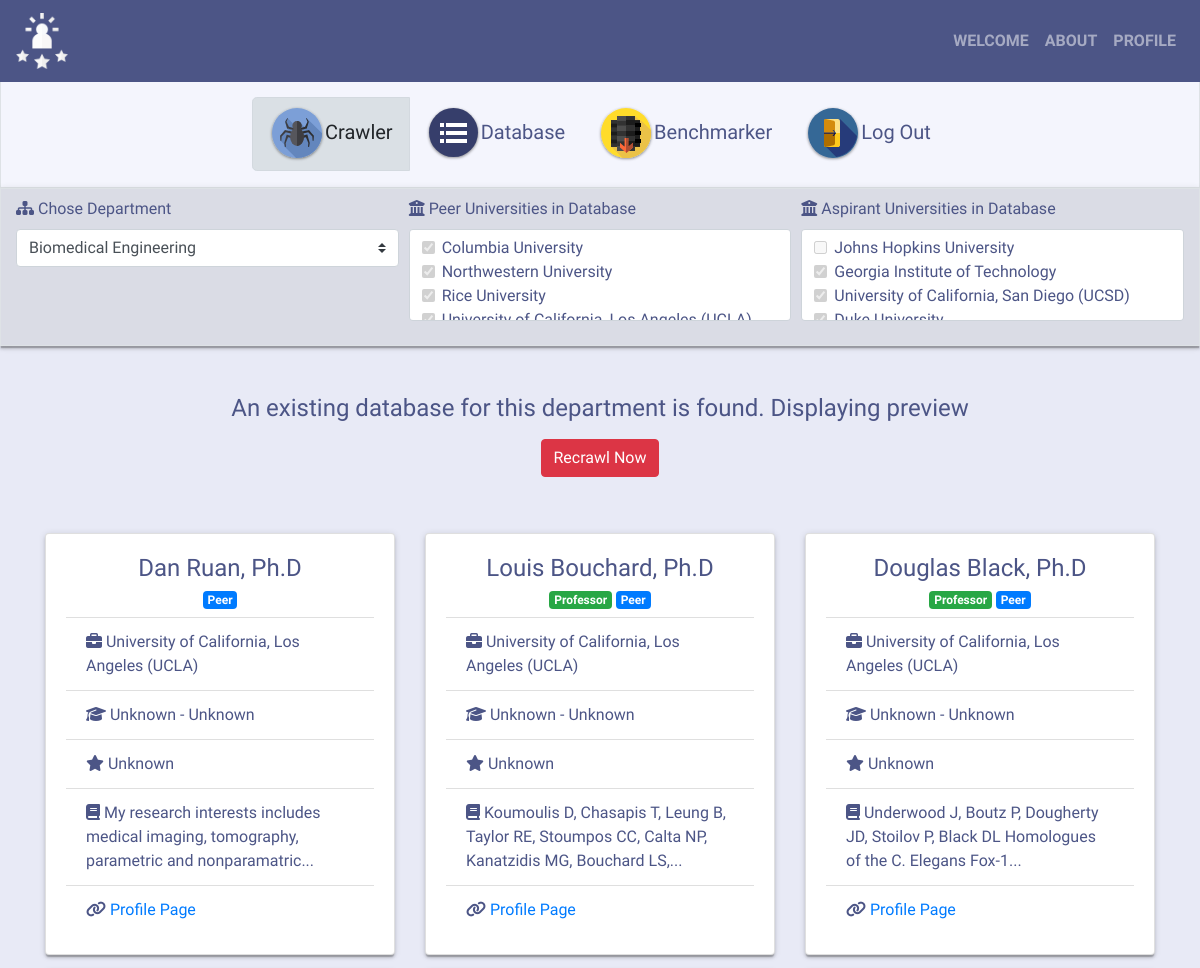
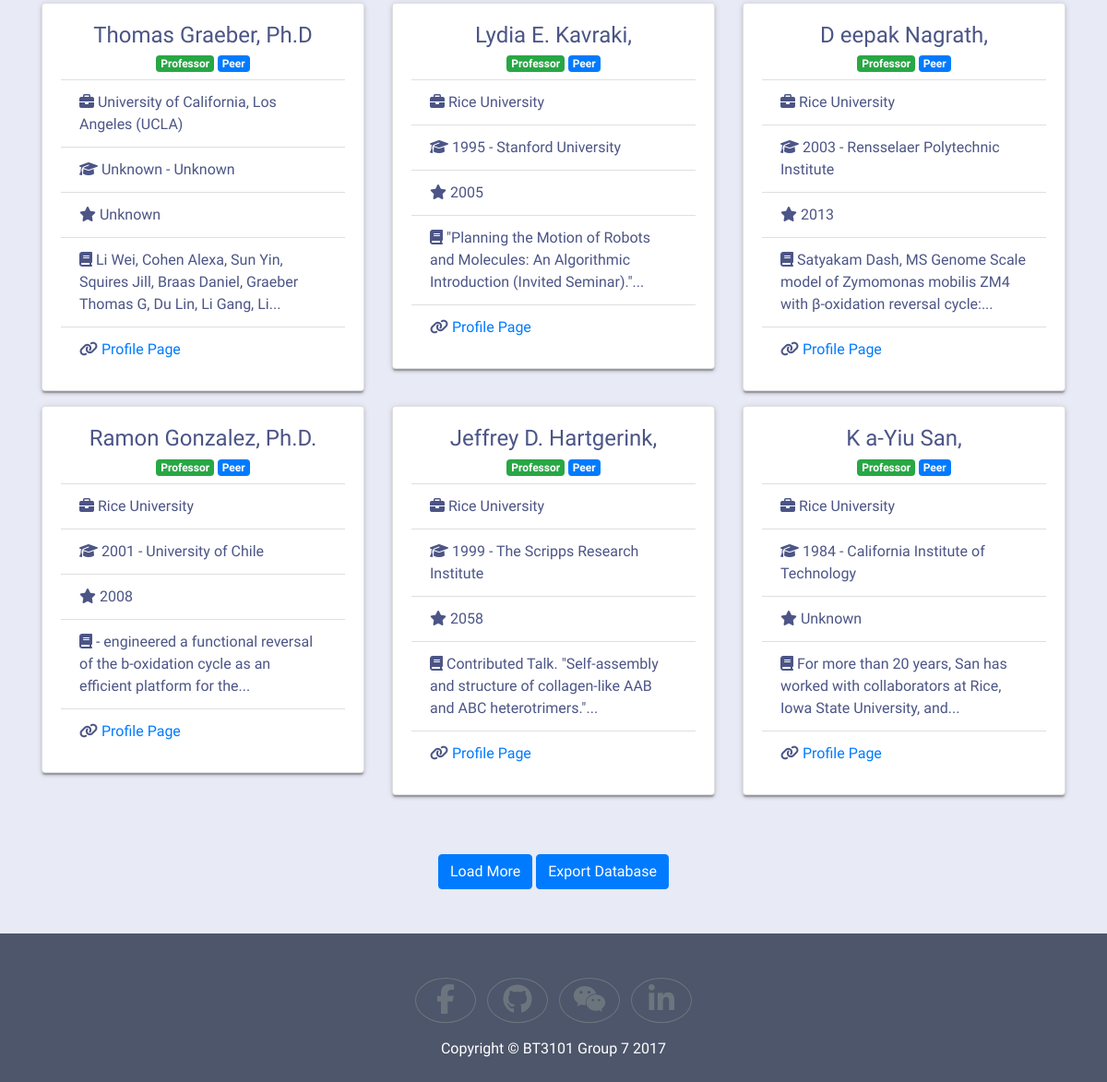
The app's page /crawler/ (signed in), older data (2 pictures, top to bottom).
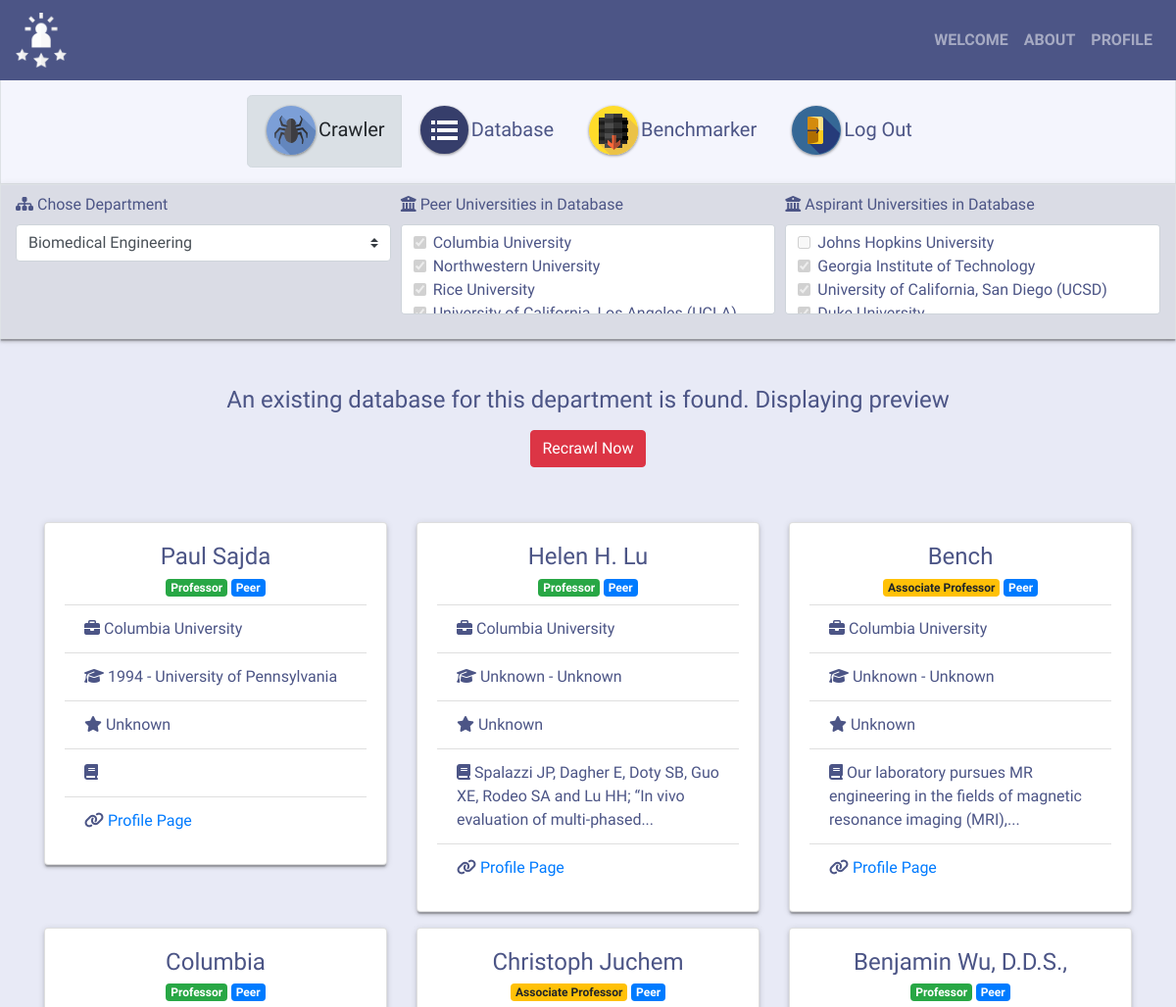
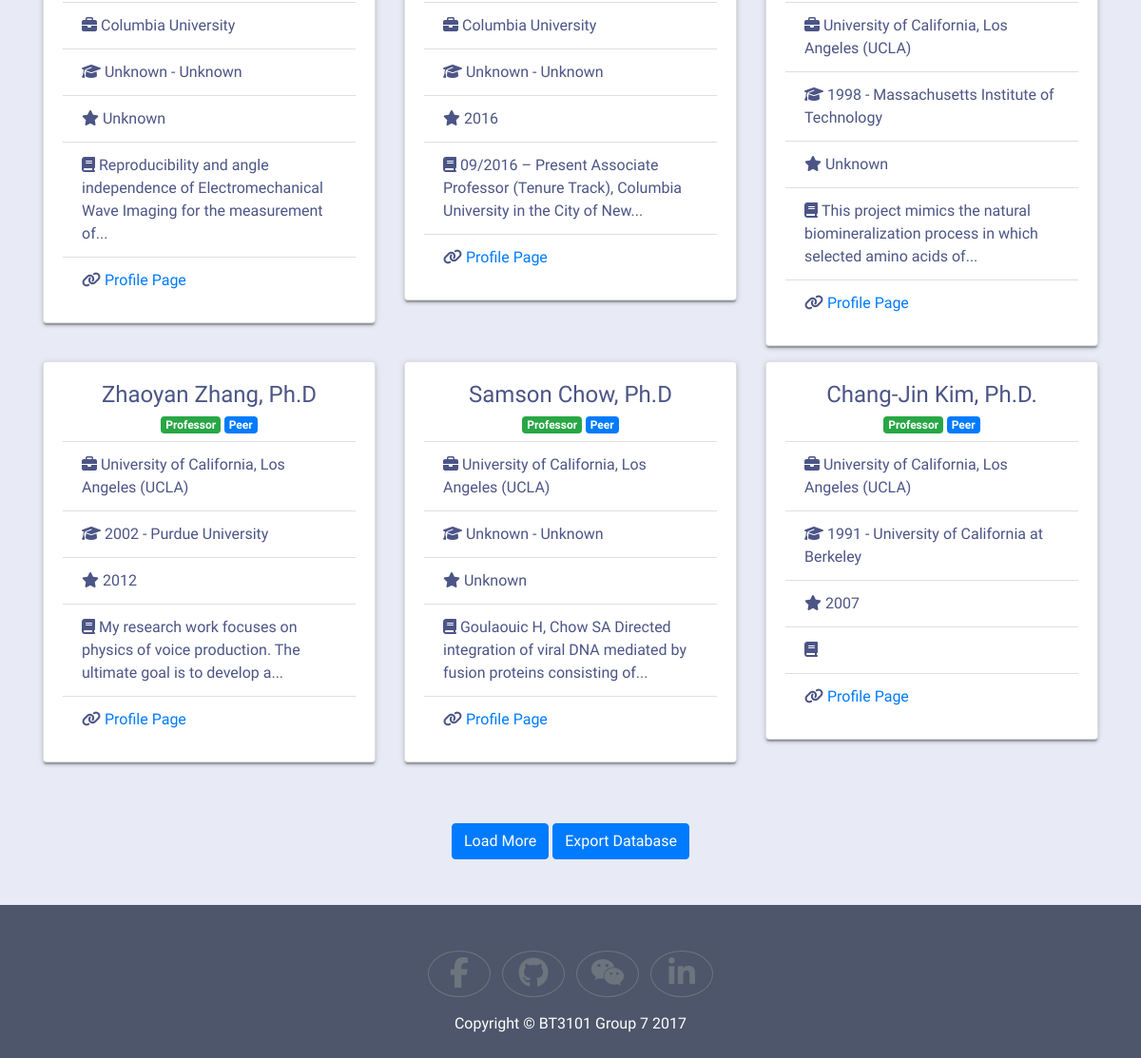
The same page, newer data (2 pictures, top to bottom).
### tables this page shows
CREATE TABLE profiles (
  profile_link TEXT PRIMARY KEY,
  name TEXT,
  department TEXT,
  university TEXT,
  tag TEXT,
  position TEXT,
  phd_year TEXT,
  phd_school TEXT,
  promotion_year TEXT,
  text_raw TEXT,
  user_updated INTEGER
);

### application.py (the view)
@app.route('/crawler/')
def crawler(dep='bme', length=9):
    if 'username' in session:
        if request.args.get('length'):
            length = request.args.get('length', type=int)
        if request.args.get('dep'):
            dep = request.args.get('dep')
        dep_name = helper.get_full_name(dep)
        preview = query_db('select * from profiles where department = ?', (dep_name,))
        db_peer = query_db('select distinct university from profiles where department = ? and tag = ?', (dep_name, 'peer'))
        in_db_peer = [row['university'] for row in db_peer]
        db_asp = query_db('select distinct university from profiles where department = ? and tag = ? and name != "Unknown"' , (dep_name, 'aspirant'))
        in_db_asp = [row['university'] for row in db_asp]
        return render_template(
            "crawler.html",
            dep=dep,
            length=length,
            peer_unis=helper.get_peer_unis(dep),
            asp_unis=helper.get_asp_unis(dep),
            selected_peer=in_db_peer,
            selected_asp=in_db_asp,
            preview=preview)
    else:
        return redirect(url_for('main'))

### application.py (called while the page is built)
def get_db():
    db = getattr(g, '_database', None)
    if db is None:
        db = g._database = sqlite3.connect(DATABASE)
    return db

def query_db(query, args=(), one=False):
    db = get_db()
    db.row_factory = sqlite3.Row
    cur = db.cursor().execute(query, args)
    rv = cur.fetchall()
    return (rv[0] if rv else None) if one else rv

@app.teardown_appcontext
def close_connection(exception):
    db = getattr(g, '_database', None)
    if db is not None:
        db.close()

### helper.py (called while the page is built)
def get_peer_unis(dep):
    bme_peer = [
        'Columbia University',
        'Northwestern University',
        'Rice University',
        'University of California, Los Angeles (UCLA)',
        'University of Michigan',
        'University of Toronto']
    biochem_peer = [
        'University of Chicago',
        'The University of Hong Kong',
        'New York University',
        'Monash University'
    ]
    geo_peer = [
        'UCL (University College London)',
        'University of Colorado - Boulder',
        'The University of Manchester',
        'University of Toronto (St George)',
        'Queen Mary University of London']
    departments = {
        'bme': bme_peer,
        'biochem': biochem_peer,
        'geo': geo_peer}
    return departments[dep]

def get_asp_unis(dep):
    bme_asp = [
        'Johns Hopkins University',
        'Georgia Institute of Technology',
        'University of California, San Diego (UCSD)',
        'Duke University',
        'Massachusetts Institute of Technology',
        'Stanford University']
    biochem_asp = [
        'University of California, San Francisco',
        'UCL (University College London)',
        'University of Illinois at Urbana-Champaign',
        'McGill University'
    ]
    geo_asp = [
        'University of Cambridge',
        'University of British Columbia',
        'University of Oxford']
    departments = {
        'bme': bme_asp,
        'biochem': biochem_asp,
        'geo': geo_asp}
    return departments[dep]

def get_full_name(dep):
    names = {
        'bme': 'Biomedical Engineering',
        'biochem': 'Biochemistry',
        'geo': 'Geography'
    }
    return names[dep]

### templates/crawler.html (shortened to what this page needs)
<!doctype html>
<html lang="en">
  <head>
    <link rel="stylesheet" href="https://maxcdn.bootstrapcdn.com/bootstrap/4.0.0-beta.2/css/bootstrap.min.css">
    <link href="https://opensource.keycdn.com/fontawesome/4.7.0/font-awesome.min.css" rel="stylesheet">
    <link href="../static/css/custom.css" rel="stylesheet">
  </head>
  <body>
    <header class="navbar fixed-top navbar-expand-lg navbar-dark" style="background-color: #4C5586;">
      <a class="navbar-brand" href="#"><img class="img-fluid" src="{{ url_for('static', filename='img/Logo.svg') }}"></a>
      <div class="collapse navbar-collapse" id="navbarNavAltMarkup">
        <ul class="navbar-nav ml-auto">
          <li class="nav-item">
            <a class="nav-link font-weight-bold" href="{{ url_for('main') }}">WELCOME</a>
          </li>
          <li class="nav-item">
            <a class="nav-link font-weight-bold" href="{{ url_for('about') }}">ABOUT</a>
          </li>
          <li class="nav-item">
            <a class="nav-link font-weight-bold" href="{{ url_for('profile') }}">PROFILE</a>
          </li>
        </ul>
      </div>
    </header>
    <div class="container-fluid border text-center mt-5 pt-5 pb-3 shadowed function-button">
      <div class="btn-group btn-group-lg" role="group" aria-label="Function buttons">
        <a class="btn btn-light btn-menu active" href="{{ url_for('crawler') }}">
          <img src="{{ url_for('static', filename='img/Crawl.svg') }}">Crawler
        </a>
        <a class="btn btn-light btn-menu" href="{{ url_for('database') }}">
          <img src="{{ url_for('static', filename='img/Menu.svg') }}">Database
        </a>
        <a class="btn btn-light btn-menu" href="{{ url_for('benchmarker') }}">
          <img src="{{ url_for('static', filename='img/Database.svg') }}">Benchmarker
        </a>
        <a class="btn btn-light btn-menu" href="{{ url_for('logout') }}">
          <img src="{{ url_for('static', filename='img/Logout.svg') }}">Log Out
        </a>
      </div>
    </div>
    <div class="container-fluid border py-2 criteria-box shadowed">
      <form>
        <div class="form-row">
          <div class="form-group col-4">
            <label for="department"><i class="fa fa-sitemap" aria-hidden="true"></i>&nbsp;Chose Department</label>
            <select id="department" class="form-control custom-select" onchange="javascript:location.href = this.value;">
              <option {% if dep == 'bme' %} selected {% endif %} value="{{ url_for('crawler', dep='bme') }}">Biomedical Engineering</option>
            </select>
          </div>
          <div class="form-group col-4">
            <label for="peer">
              <i class="fa fa-university" aria-hidden="true"></i>&nbsp;Peer Universities in Database
            </label>
            <div class="form-scrollable rounded">
              {% for uni in peer_unis %}
              <div class="form-check">
                <label class="form-check-label">
                  <input class="form-check-input" type="checkbox" name="selected_peer" value="{{ uni }}" {% if uni in selected_peer %} checked {% endif %} disabled="" />{{ uni }}</label>
              </div>
              {% endfor %}
            </div>
          </div>
          <div class="form-group col-4">
            <label for="aspirant">
              <i class="fa fa-university" aria-hidden="true"></i>&nbsp;Aspirant Universities in Database
            </label>
            <div class="form-scrollable rounded">
              {% for uni in asp_unis %}
              <div class="form-check">
                <label class="form-check-label">
                  <input class="form-check-input" type="checkbox" name="selected_asp" value="{{ uni }}" {% if uni in selected_asp %} checked {% endif %} disabled="" />{{ uni }}
                </label>
              </div>
              {% endfor %}
            </div>
          </div>
        </div>
      </form>
    </div>
    {% if preview | length > 0 %}
      <div class="container py-5">
        <h4 class="text-center">An existing database for this department is found. Displaying preview</h4>
        <div class="text-center pt-2">
          <a href="{{ url_for('crawler_choose_unis', dep=dep) }}" class="btn btn-danger">Recrawl Now</a>
        </div>
      </div>
      <div class="container pt-2">
        <div class="row">
          {% for value in preview[:length] %}
            <div class="col-4">
              <div class="card mb-3 shadowed">
                <div class="card-body">
                  <h4 class="card-title text-center">{{ value['name'] }}</h4>
                  <h6 class="card-subtitle text-center">
                    {% if value['position'] == 'Professor' %}
                      <span class="badge badge-success mb-2">Professor</span>
                    {% elif value['position'] == 'Associate Professor' %}
                      <span class="badge badge-warning mb-2">Associate Professor</span>
                    {% endif %}
                    {% if value['tag'] == 'peer' %}
                      <span class="badge badge-primary mb-2">Peer</span>
                    {% elif value['tag'] == 'aspirant' %}
                      <span class="badge badge-info mb-2">Aspirant</span>
                    {% endif %}
                  </h6>
                  <ul class="list-group list-group-flush">
                    <li class="list-group-item"><i class="fa fa-briefcase" aria-hidden="true"></i>&nbsp;{{ value['university'] }}</li>
                    <li class="list-group-item"><i class="fa fa-graduation-cap" aria-hidden="true"></i>&nbsp;{{ value['phd_year'] }} - {{ value['phd_school'] }}</li>
                    <li class="list-group-item"><i class="fa fa-star" aria-hidden="true"></i>&nbsp;{{ value['promotion_year'] }}</li>
                    <li class="list-group-item"><i class="fa fa-book" aria-hidden="true"></i>&nbsp;{{ value['text_raw'] | truncate(100) }}</li>
                    <li class="list-group-item"><i class="fa fa-link"></i>&nbsp;<a href="{{ value['profile_link'] }}" target="_blank">Profile Page</a></li>
                  </ul>
                </div>
              </div>
            </div>
          {% endfor %}
        </div>
        <div class="text-center py-5" id="loadMore">
          <a type="button" class="btn btn-primary" href="{{ url_for('crawler', dep=dep, length=length+9) }}">Load More</a>
          <button type="butoon" class="btn btn-primary" data-toggle="modal" data-target="#exportModal">Export Database</button>
        </div>
      </div>
    {% endif %}
    <footer class="footer pt-5 pb-2">
      <div class="container">
        <div class="text-center">
          <ul class="list-inline">
            <li class="list-inline-item">
              <a class="btn btn-outline-secondary rounded-circle" href="#" target="_blank">
                <i class="fa fa-fw fa-2x fa-facebook"></i>
              </a>
            </li>
            <li class="list-inline-item">
              <a class="btn btn-outline-secondary rounded-circle" href="#" target="_blank">
                <i class="fa fa-fw fa-2x fa-github"></i>
              </a>
            </li>
            <li class="list-inline-item">
              <a class="btn btn-outline-secondary rounded-circle" href="#" target="_blank">
                <i class="fa fa-fw fa-2x fa-wechat"></i>
              </a>
            </li>
            <li class="list-inline-item">
              <a class="btn btn-outline-secondary rounded-circle" href="#" target="_blank">
                <i class="fa fa-fw fa-2x fa-linkedin"></i>
              </a>
            </li>
          </ul>
          <p>Copyright &copy; BT3101 Group 7 2017</p>
        </div>
      </div>
    </footer>
  </body>
</html>

### static/css/custom.css (style rules this page uses)
body { font-family: Ubuntu, 'Helvetica Neue', Helvetica, Arial, sans-serif; color: #4C5586; background-color: #E8EAF6; }
.footer { background-color: #4D566A; }
.footer p { color: #fff; }
.shadowed { box-shadow:0 3px 3px 0 rgba(0,0,0,0.14),0 1px 7px 0 rgba(0,0,0,0.12),0 3px 1px -1px rgba(0,0,0,0.2) }
.btn-menu { color: #4C5586; border-color: #F4F5FD; background-color: #F4F5FD; }
.function-button { background-color: #F4F5FD; }
.criteria-box { background-color: #DADCE5; }
.form-scrollable { max-height: 5.75rem; overflow-y: scroll; background-color: #fff; padding: 0.375rem 0.75rem; border: 1px solid #CED4DA; }

Row changes from the older to the newer data that the page shows:
removed profiles: name "Dan Ruan, Ph.D", tag "Peer", university "University of California, Los Angeles (UCLA)", phd_year "Unknown", phd_school "Unknown", promotion_year "Unknown", text_raw "My research interests includes medical imaging, tomography, parametric and nonparamatric..."
removed profiles: name "Louis Bouchard, Ph.D", position "Professor", tag "Peer", university "University of California, Los Angeles (UCLA)", phd_year "Unknown", phd_school "Unknown", promotion_year "Unknown", text_raw "Koumoulis D, Chasapis T, Leung B, Taylor RE, Stoumpos CC, Calta NP, Kanatzidis MG, Bouchard LS,..."
no longer on this page (row unchanged): profiles: name "Douglas Black, Ph.D", position "Professor", tag "Peer", university "University of California, Los Angeles (UCLA)", phd_year "Unknown", phd_school "Unknown", promotion_year "Unknown", text_raw "Underwood J, Boutz P, Dougherty JD, Stoilov P, Black DL Homologues of the C. Elegans Fox-1..."
removed profiles: name "Thomas Graeber, Ph.D", position "Professor", tag "Peer", university "University of California, Los Angeles (UCLA)", phd_year "Unknown", phd_school "Unknown", promotion_year "Unknown", text_raw "Li Wei, Cohen Alexa, Sun Yin, Squires Jill, Braas Daniel, Graeber Thomas G, Du Lin, Li Gang, Li..."
no longer on this page (row edited): profiles: name "Lydia E. Kavraki,", position "Professor", tag "Peer", university "Rice University", phd_year "1995", phd_school "Stanford University", promotion_year "2005", text_raw "\"Planning the Motion of Robots and Molecules: An Algorithmic Introduction (Invited Seminar).\"..."
no longer on this page (row edited): profiles: name "D eepak Nagrath,", position "Professor", tag "Peer", university "Rice University", phd_year "2003", phd_school "Rensselaer Polytechnic Institute", promotion_year "2013", text_raw "Satyakam Dash, MS Genome Scale model of Zymomonas mobilis ZM4 with β-oxidation reversal cycle:..."
no longer on this page (row edited): profiles: name "Ramon Gonzalez, Ph.D.", position "Professor", tag "Peer", university "Rice University", phd_year "2001", phd_school "University of Chile", promotion_year "2008", text_raw "- engineered a functional reversal of the b-oxidation cycle as an efficient platform for the..."
no longer on this page (row edited): profiles: name "Jeffrey D. Hartgerink,", position "Professor", tag "Peer", university "Rice University", phd_year "1999", phd_school "The Scripps Research Institute", promotion_year "2058", text_raw "Contributed Talk. \"Self-assembly and structure of collagen-like AAB and ABC heterotrimers.\"..."
no longer on this page (row edited): profiles: name "K a-Yiu San,", position "Professor", tag "Peer", university "Rice University", phd_year "1984", phd_school "California Institute of Technology", promotion_year "Unknown", text_raw "For more than 20 years, San has worked with collaborators at Rice, Iowa State University, and..."
added profiles: name "Paul Sajda", position "Professor", tag "Peer", university "Columbia University", phd_year "1994", phd_school "University of Pennsylvania", promotion_year "Unknown"
added profiles: name "Helen H. Lu", position "Professor", tag "Peer", university "Columbia University", phd_year "Unknown", phd_school "Unknown", promotion_year "Unknown", text_raw "Spalazzi JP, Dagher E, Doty SB, Guo XE, Rodeo SA and Lu HH; “In vivo evaluation of multi-phased..."
added profiles: name "Bench", shows "Associate Professor", tag "Peer", university "Columbia University", phd_year "Unknown", phd_school "Unknown", promotion_year "Unknown", text_raw "Our laboratory pursues MR engineering in the fields of magnetic resonance imaging (MRI),..."
added profiles: name "Columbia", position "Professor", tag "Peer", university "Columbia University", phd_year "Unknown", phd_school "Unknown", promotion_year "Unknown", text_raw "Reproducibility and angle independence of Electromechanical Wave Imaging for the measurement of..."
added profiles: name "Christoph Juchem", shows "Associate Professor", tag "Peer", university "Columbia University", phd_year "Unknown", phd_school "Unknown", promotion_year "2016", text_raw "09/2016 – Present Associate Professor (Tenure Track), Columbia University in the City of New..."
added profiles: name "Benjamin Wu, D.D.S.,", position "Professor", tag "Peer", university "University of California, Los Angeles (UCLA)", phd_year "1998", phd_school "Massachusetts Institute of Technology", promotion_year "Unknown", text_raw "This project mimics the natural biomineralization process in which selected amino acids of..."
added profiles: name "Zhaoyan Zhang, Ph.D", position "Professor", tag "Peer", university "University of California, Los Angeles (UCLA)", phd_year "2002", phd_school "Purdue University", promotion_year "2012", text_raw "My research work focuses on physics of voice production. The ultimate goal is to develop a..."
added profiles: name "Samson Chow, Ph.D", position "Professor", tag "Peer", university "University of California, Los Angeles (UCLA)", phd_year "Unknown", phd_school "Unknown", promotion_year "Unknown", text_raw "Goulaouic H, Chow SA Directed integration of viral DNA mediated by fusion proteins consisting of..."
added profiles: name "Chang-Jin Kim, Ph.D.", position "Professor", tag "Peer", university "University of California, Los Angeles (UCLA)", phd_year "1991", phd_school "University of California at Berkeley", promotion_year "2007"
